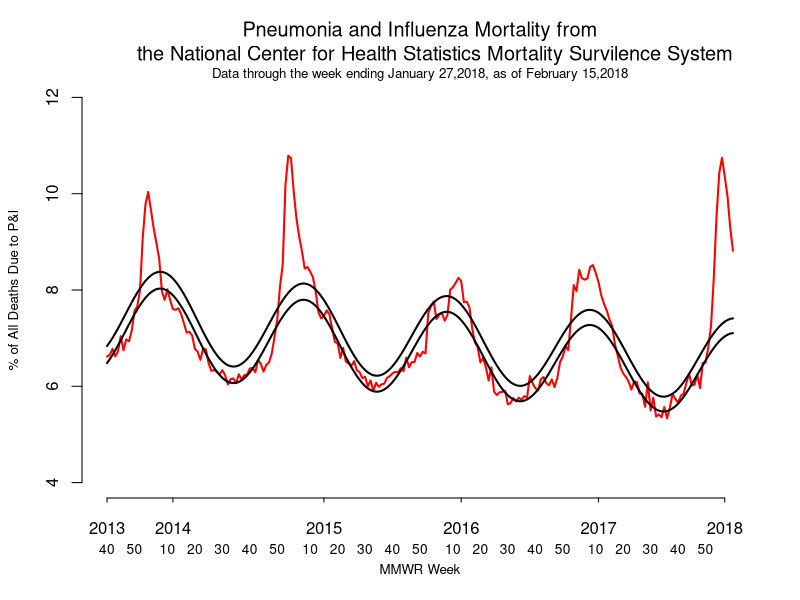

Write R code to recreate this figure.
setwd("/Users/sp/Desktop/DIC")
Mortality<-read.csv(file = "Mortality.csv", sep = ",")[ ,1:5]
plot(c(1:length(Mortality$Week)), Mortality$Percent.of.Deaths.Due.to.Pneumonia.and.Influenza,xlab='MMWR Week',cex.lab=0.8,ylab='% of All Deaths Due to P&I',type="l", main='Pneumonia and Influenza Mortality from
     the National Center for Health Statistics Mortality Survilence System',font.main=1,
     col="red",bty="n",xaxt="n",lwd=2,ylim = c(4,12))
lines( Mortality$Threshold,type="l", col="black",lwd=2)
lines( Mortality$Expected ,type="l", col="black",lwd=2)
labels_Years = c(seq(2013,2018))
labels_Years_At = c(1,25,80,130,180,226)
axis(1, at=labels_Years_At ,col="black",labels=labels_Years, tck='-0.01',las=0)
labels_Weeks = c("40","50")
labels_Weeks = c(labels_Weeks,seq(10,50, by = 10),seq(10,50, by = 10),seq(10,50, by = 10),seq(10,50, by = 10))
lables_Weeks_AT = c(1,11,seq(23,63,by =10),seq(75,115,by =10),seq(127,167,by =10),seq(179,219,by =10))
axis(1, at=lables_Weeks_AT, col="white",col.ticks="white",
     col.axis="black",line=1,las=1,labels=labels_Weeks,tck='0', cex.axis = .825)
mtext("Data through the week ending January 27,2018, as of February 15,2018", 3,line=0,cex=.8) 
